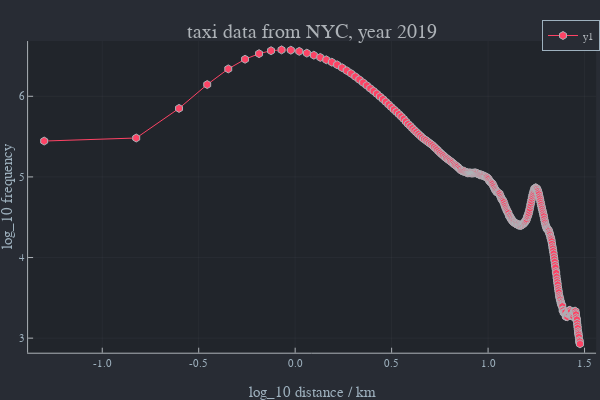

The notebook cell saved with this chart:
### Code cell
#log-log
logd1=log.(10,his[1])
logd2=log.(10,his[2])
plot(logd1,logd2,marker=:hex,xlab="log_10 distance / km",ylab="log_10 frequency",title="taxi data from NYC, year 2019")

### Figure 1 — Plotly figure (JSON) as saved in the notebook; plotly's stock layout.template omitted (floating-point values rounded to 4 significant figures; data arrays with more than 128 entries replaced by an {"elided": "..."} marker saying what was removed)
{"data": [{"colorbar": {"title": ""}, "legendgroup": "y1", "line": {"color": "rgba(254, 67, 101, 1.000)", "dash": "solid", "shape": "linear", "width": 1}, "marker": {"color": "rgba(254, 67, 101, 1.000)", "line": {"color": "rgba(173, 178, 183, 1.000)", "width": 1}, "size": 8, "symbol": "hexagon"}, "mode": "lines+markers", "name": "y1", "showlegend": true, "type": "scatter", "x": {"elided": "300 float values"}, "xaxis": "x", "y": {"elided": "300 float values"}, "yaxis": "y", "zmax": null, "zmin": null}], "layout": {"annotations": [{"font": {"color": "rgba(173, 178, 183, 1.000)", "family": "sans-serif", "size": 20}, "rotation": 0, "showarrow": false, "text": "taxi data from NYC, year 2019", "x": 0.5201, "xanchor": "center", "xref": "paper", "y": 1, "yanchor": "top", "yref": "paper"}], "height": 400, "legend": {"bgcolor": "rgba(40, 44, 52, 1.000)", "bordercolor": "rgba(158, 177, 190, 1.000)", "borderwidth": 1, "font": {"color": "rgba(173, 178, 183, 1.000)", "family": "sans-serif", "size": 11}, "title": {"font": {"color": "rgba(173, 178, 183, 1.000)", "family": "sans-serif", "size": 15}, "text": ""}, "tracegroupgap": 0, "traceorder": "normal", "x": 1, "xanchor": "auto", "y": 1, "yanchor": "auto"}, "margin": {"b": 20, "l": 0, "r": 0, "t": 20}, "paper_bgcolor": "rgba(40, 44, 52, 1.000)", "plot_bgcolor": "rgba(33, 37, 43, 1.000)", "showlegend": true, "width": 600, "xaxis": {"anchor": "y", "domain": [0.04684, 0.9934], "gridcolor": "rgba(173, 178, 183, 0.100)", "gridwidth": 0.5, "linecolor": "rgba(173, 178, 183, 1.000)", "mirror": false, "range": [-1.384, 1.56], "showgrid": true, "showline": true, "showticklabels": true, "tickangle": 0, "tickcolor": "rgb(173, 178, 183)", "tickfont": {"color": "rgba(158, 177, 190, 1.000)", "family": "sans-serif", "size": 11}, "tickmode": "array", "ticks": "inside", "ticktext": ["-1.0", "-0.5", "0.0", "0.5", "1.0", "1.5"], "tickvals": [-1, -0.5, 0, 0.5, 1, 1.5], "title": "log_10 distance / km", "titlefont": {"color": "rgba(158, 177, 190, 1.000)", "family": "sans-serif", "size": 15}, "type": "-", "visible": true, "zeroline": false, "zerolinecolor": "rgba(173, 178, 183, 1.000)"}, "yaxis": {"anchor": "x", "domain": [0.07581, 0.9415], "gridcolor": "rgba(173, 178, 183, 0.100)", "gridwidth": 0.5, "linecolor": "rgba(173, 178, 183, 1.000)", "mirror": false, "range": [2.819, 6.685], "showgrid": true, "showline": true, "showticklabels": true, "tickangle": 0, "tickcolor": "rgb(173, 178, 183)", "tickfont": {"color": "rgba(158, 177, 190, 1.000)", "family": "sans-serif", "size": 11}, "tickmode": "array", "ticks": "inside", "ticktext": ["3", "4", "5", "6"], "tickvals": [3, 4, 5, 6], "title": "log_10 frequency", "titlefont": {"color": "rgba(158, 177, 190, 1.000)", "family": "sans-serif", "size": 15}, "type": "-", "visible": true, "zeroline": false, "zerolinecolor": "rgba(173, 178, 183, 1.000)"}}}
